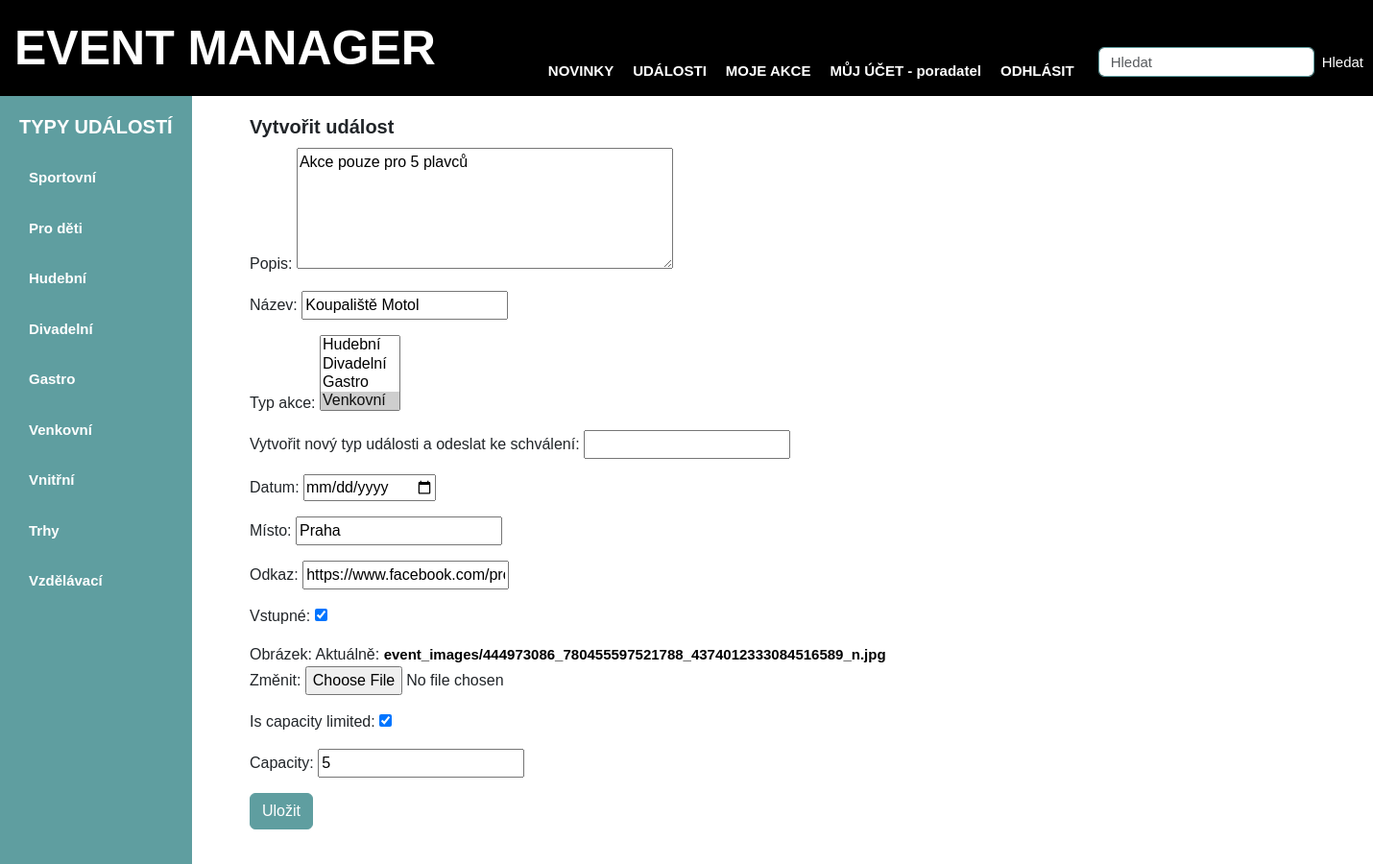
/events/update/13 (signed in), run on an earlier commit of the app's database.
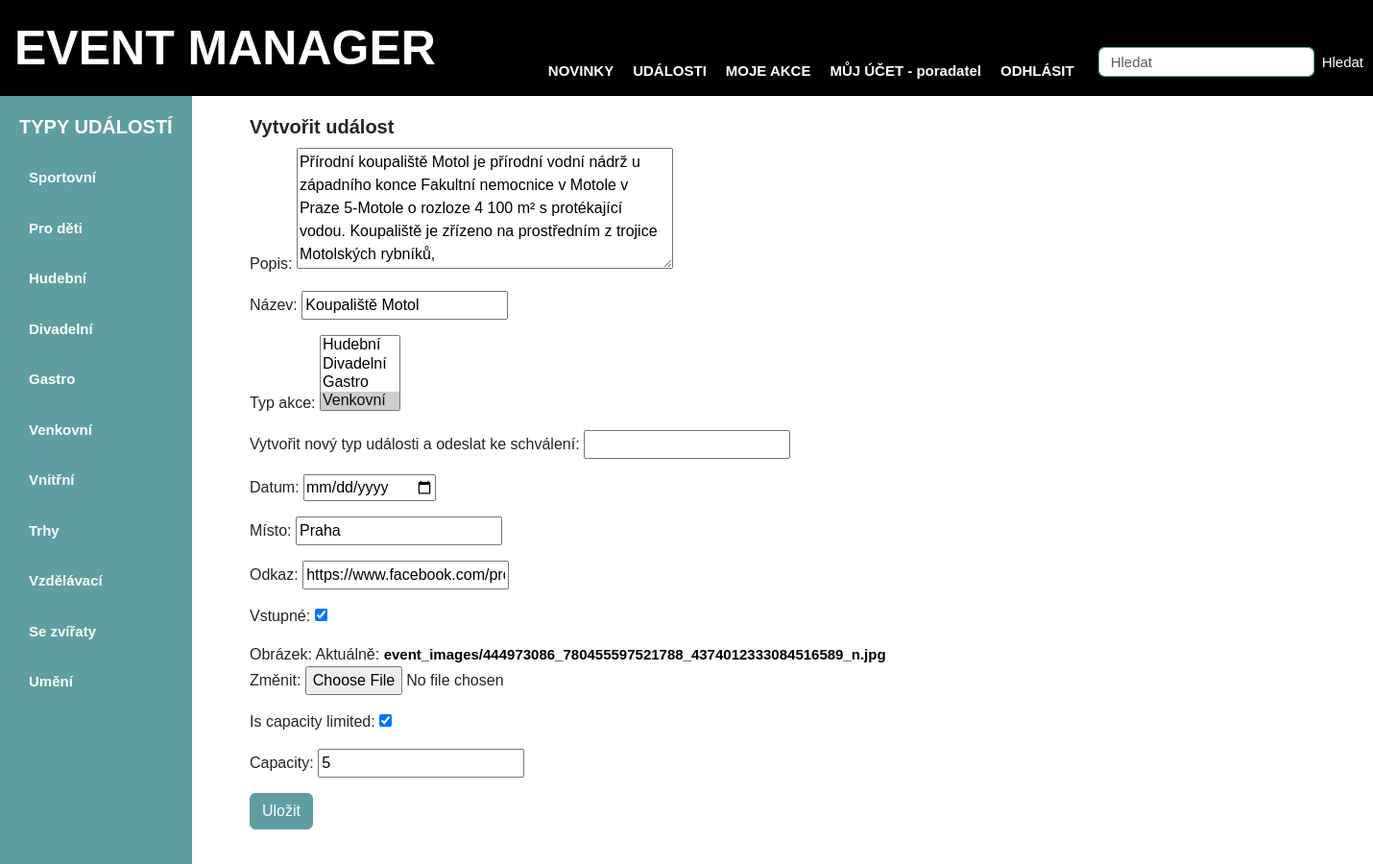
And on a later commit of the database.
### viewer/models.py (models this page shows, shortened)
class EventType(Model):
    name = CharField(max_length=128)
    is_approved = models.BooleanField(default=False)  # Výchozí hodnota je False (ne schváleno)
    class Meta:
        permissions = [
            ('custom_add_eventtype', 'Can add event type'),  # změňte název na něco jedinečného
        ]
    def __str__(self):
        return self.name

class Event(Model):
  name = CharField(max_length=128)
  describtion = CharField(max_length=6000, default="")
  eventType = ManyToManyField(EventType)
  date = DateField(default=timezone.now)
  create_date = DateTimeField(auto_now_add=True)
  place = CharField(max_length=128, default="")
  entry = BooleanField(default=False)
  user = ForeignKey(User, on_delete=DO_NOTHING, default=1)
  link = URLField(max_length=200, blank=True, null=True)
  image = ImageField(upload_to='event_images/', blank=False, null=True)
  attendees = models.ManyToManyField(User, related_name="events_attending", blank=True)
  capacity = models.PositiveIntegerField(null=True, blank=True, default=None)  # None znamená neomezeno
  is_capacity_limited = models.BooleanField(default=False)
  is_approved = models.BooleanField(default=False)  # Výchozí hodnota je False (ne schváleno)

### viewer/views.py (the view, shortened to what this page needs)
# urls.py: path('events/update/<pk>', EventUpdateView.as_view(), name='event_update'),
class EventUpdateView(PermissionRequiredMixin, UpdateView):
  template_name = 'event_update_create_form.html'
  model = Event
  form_class = EventForm
  success_url = reverse_lazy('events')
  permission_required = 'viewer.add_event'

### viewer/forms.py (shortened to what this page needs)
class EventForm(ModelForm):
  class Meta:
    model = Event
    exclude = ['attendees']

### viewer/views.py (called while the page is built)
def global_data(request):
    data = EventType.objects.filter(is_approved=True)
    return {'type_list': data}

### viewer/templates/event_update_create_form.html (shortened to what this page needs)
{% extends "base.html" %}
{% block content %}
    <h3>Vytvořit událost</h3>
    <form method="post" enctype="multipart/form-data">
        {{ form.as_p }}
        <input type="submit" value="Uložit" class="btn btn-primary">
    </form>
{% endblock %}

### viewer/templates/base.html (shortened to what this page needs)
<!DOCTYPE html>
<html lang="cs">
<head>
    <link href="https://cdn.jsdelivr.net/npm/bootstrap@5.3.0/dist/css/bootstrap.min.css" rel="stylesheet">
    {% load static %}
    <link rel="stylesheet" href="{% static 'styles.css' %}">
</head>
<body>
    <nav class="header">
        <div class="logo">EVENT MANAGER</div>
        <nav class="nav-bar">
            <a href="{% url 'main_page' %}">NOVINKY</a>
            <a href="{% url 'events' %}">UDÁLOSTI</a>
            {% if request.user.is_authenticated %}
                <a href="{% url 'my_attendees' %}">MOJE AKCE</a>
                <a href="{% url 'my_page' %}">MŮJ ÚČET - {{ request.user.username }}</a>
                <a href="{% url 'logout' %}">ODHLÁSIT</a>
            {% else %}
                <a href="{% url 'sign_up' %}">REGISTRACE</a>
                <a href="{% url 'login' %}">PŘIHLÁŠENÍ</a>
            {% endif %}
            <form class="d-flex" method="get" action="{% url 'search' %}">
                <input type="text" name="query" class="form-control me-2" placeholder="Hledat" aria-label="Search" required="" id="id_query">
                <button class="btn btn-outline-success" type="submit">Hledat</button>
            </form>
        </nav>
    </nav>
    <div class="container">
        <div class="left-sidebar">
            <h3>TYPY UDÁLOSTÍ</h3>
            <ul>
                {% for type in type_list %}
                    {% if type.is_approved %}
                        <li><a href="{% url 'type_filter' type.pk %}">{{ type.name }}</a></li>
                    {% endif %}
                {% endfor %}
            </ul>
        </div>
        <div class="content">
            <div>
                {% block content %}{% endblock %}
            </div>
        </div>
    </div>
    </body>
</html>

What changed in the data, as far as the page shows it:
added EventType: name "Se zvířaty"
added EventType: name "Umění"
changed Event "Praha": describtion "Akce pouze pro 5 plavců" → "Přírodní koupaliště Motol je přírodní vodní nádrž u západního konce Fakultní nemocnice v Motole v Praze 5-Motole o rozloze 4 100 m² s protékající vodou. Koupaliště je zřízeno na prostředním z trojice Motolských rybníků,"
